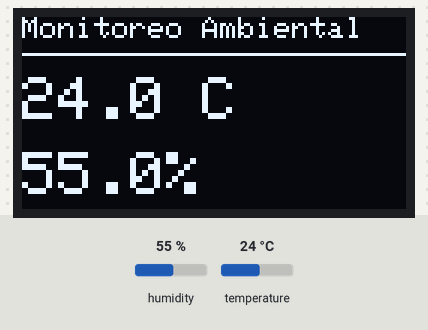
A sketch run on a simulated Arduino Uno, built with avr-gcc and run on an emulated ATmega328P. Shown: 128×64 one-colour display. Inputs (shaded band) come from the test bench; at power-on: humidity 55 %, temperature 24 °C. What the sketch prints to the serial monitor is not drawn.

Above: at 3.2 s.
3.3 s: humidity set to 22 %
At 4.8 s:
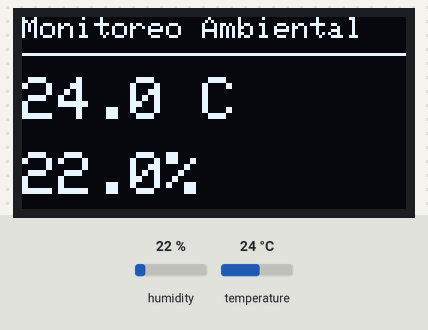
6.0 s: temperature set to 12 °C
At 6.6 s:
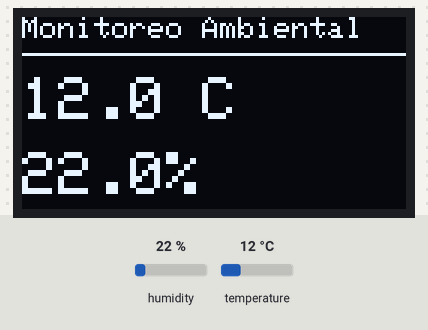
8.7 s: humidity set to 40 %
At 11.4 s:
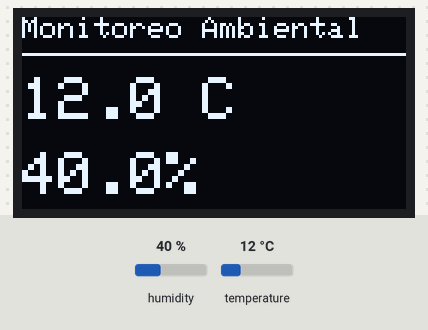
11.7 s: temperature set to 19 °C
At 13.4 s:
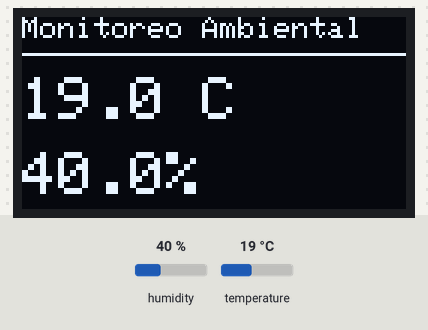
Timing chart, 0 to 14.9 s (numbered marks = the images above; inputs shaded):
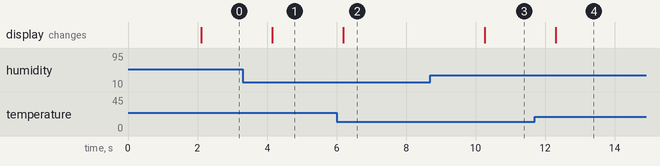

Measured:
- after the input at 3.3 s, the display: changes after 0.84 s (image 1)
- after the input at 6.0 s, the display: changes after 0.18 s (image 2)
- after the input at 8.7 s, the display: changes after 1.6 s (image 3)
- after the input at 11.7 s, the display: changes after 0.61 s (image 4)

The sketch:

sketch.ino
```cpp
#include <Wire.h>
#include <Adafruit_GFX.h>
#include <Adafruit_SSD1306.h>
#include <DHTesp.h>

#define SCREEN_WIDTH 128
#define SCREEN_HEIGHT 64

#define DHT_PIN 15

Adafruit_SSD1306 display(
  SCREEN_WIDTH,
  SCREEN_HEIGHT,
  &Wire,
  -1
);

DHTesp dhtSensor;

void setup() {

  Serial.begin(115200);

  dhtSensor.setup(DHT_PIN, DHTesp::DHT22);

  if (!display.begin(
      SSD1306_SWITCHCAPVCC,
      0x3C)) {

    Serial.println("OLED no encontrada");

    while (true);
  }

  display.clearDisplay();

  display.setTextSize(1);
  display.setTextColor(SSD1306_WHITE);

  display.setCursor(10, 10);
  display.println("Sistema Iniciado");

  display.display();

  delay(2000);
}

void loop() {

  TempAndHumidity data =
      dhtSensor.getTempAndHumidity();

  Serial.print("Temperatura: ");
  Serial.print(data.temperature);
  Serial.println(" °C");

  Serial.print("Humedad: ");
  Serial.print(data.humidity);
  Serial.println(" %");

  display.clearDisplay();

  display.setTextSize(1);

  display.setCursor(0, 0);
  display.println("Monitoreo Ambiental");

  display.drawLine(0, 12, 128, 12, SSD1306_WHITE);

  display.setTextSize(2);

  display.setCursor(0, 20);
  display.print(data.temperature, 1);
  display.println(" C");

  display.setCursor(0, 45);
  display.print(data.humidity, 1);
  display.println("%");

  display.display();

  delay(2000);
}
```
